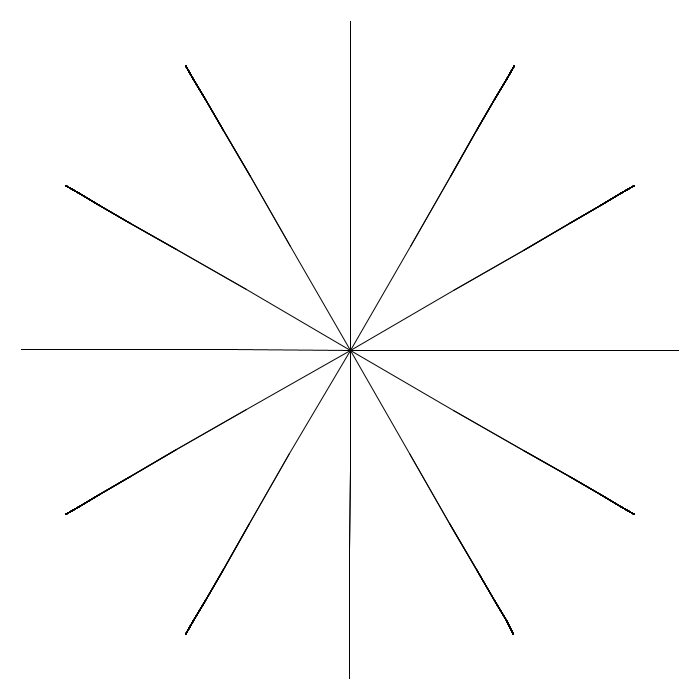
Frame 1 (no input)
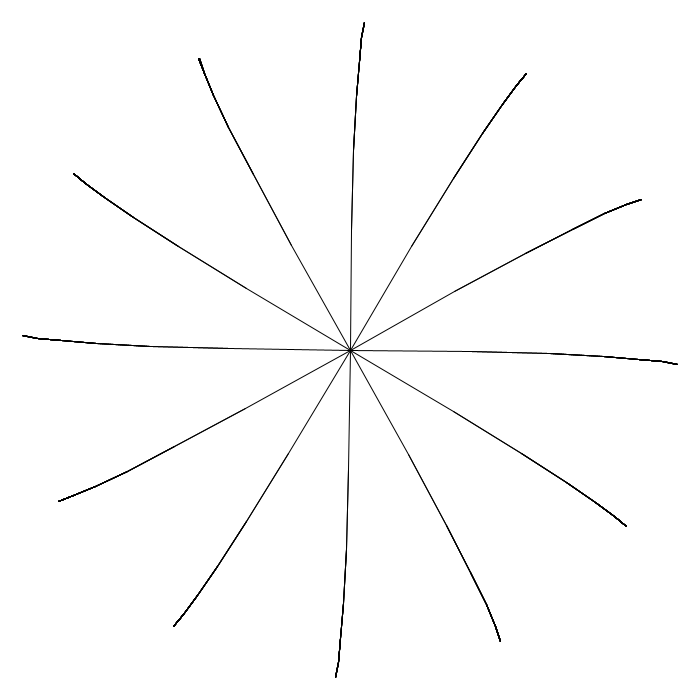
Frame 60 (the mouse pressed at the canvas centre just before this capture)
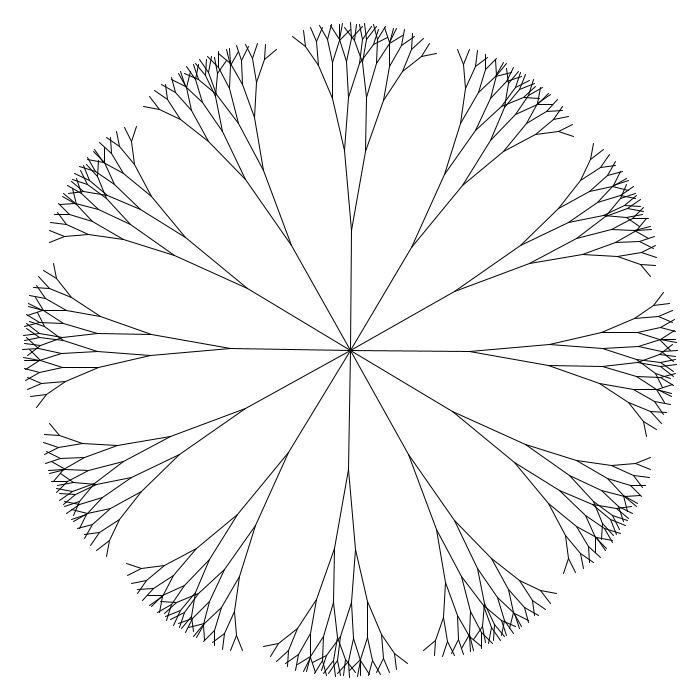
Frame 120 (the mouse held since frame 60 and released just before this capture)

The Processing sketch that drew these frames (run headless with seeded random() and noise(); from frame 60 on, the mouse is pressed at the canvas centre):

// Processing sketch: processing_134235
// ── processing_134235.pde

float branches = 12;
int levelCount = 6;

float startLength = 120;
float branchAngle = PI/2;

int design = 0;

float t;

void setup() {
  size (700,700);
  smooth();
  colorMode(HSB, 100, 100, 100);
}

void draw() {
  designBG();
  translate(width/2,height/2);
  for (float i = 0; i <TWO_PI; i+=PI/(branches/2)) {
    if (i < TWO_PI-0.1) {
      pushMatrix();
      rotate(i);
      drawBranch(startLength, 0, levelCount);
      popMatrix();
    }
  }
}
void drawBranch(float tin, float j, int level) {
  pushMatrix();
  
  branchAngle = map(mouseX, 0, width, 0, HALF_PI);
  levelCount = round(map(mouseY, 50, height, 6, 6)); 
  
  
  beginShape(LINES);
  vertex(0,0);
  rotate(j+sin(t)/(level*10));
  vertex(0, tin);
  endShape();
  
 translate(0, tin);
  
  t += 0.00001;
  
  if (level > 0) {
    drawBranch(2*tin/3, branchAngle/level, level-1);
    drawBranch(2*tin/3, -branchAngle/level, level-1);
  }
  
  popMatrix();
  
}

void designBG() { // Defines appearance of background
  if (design == 1) {
    fill(100,100,40,10);
    rect(0,0,width,height);
  } else {
    background(100);
  }
}
void keyPressed() {
  if (key == 'n') branches += 1; // add branches
  else if (key == 'm') branches -= 1; // substract branches
}

    
  
  
